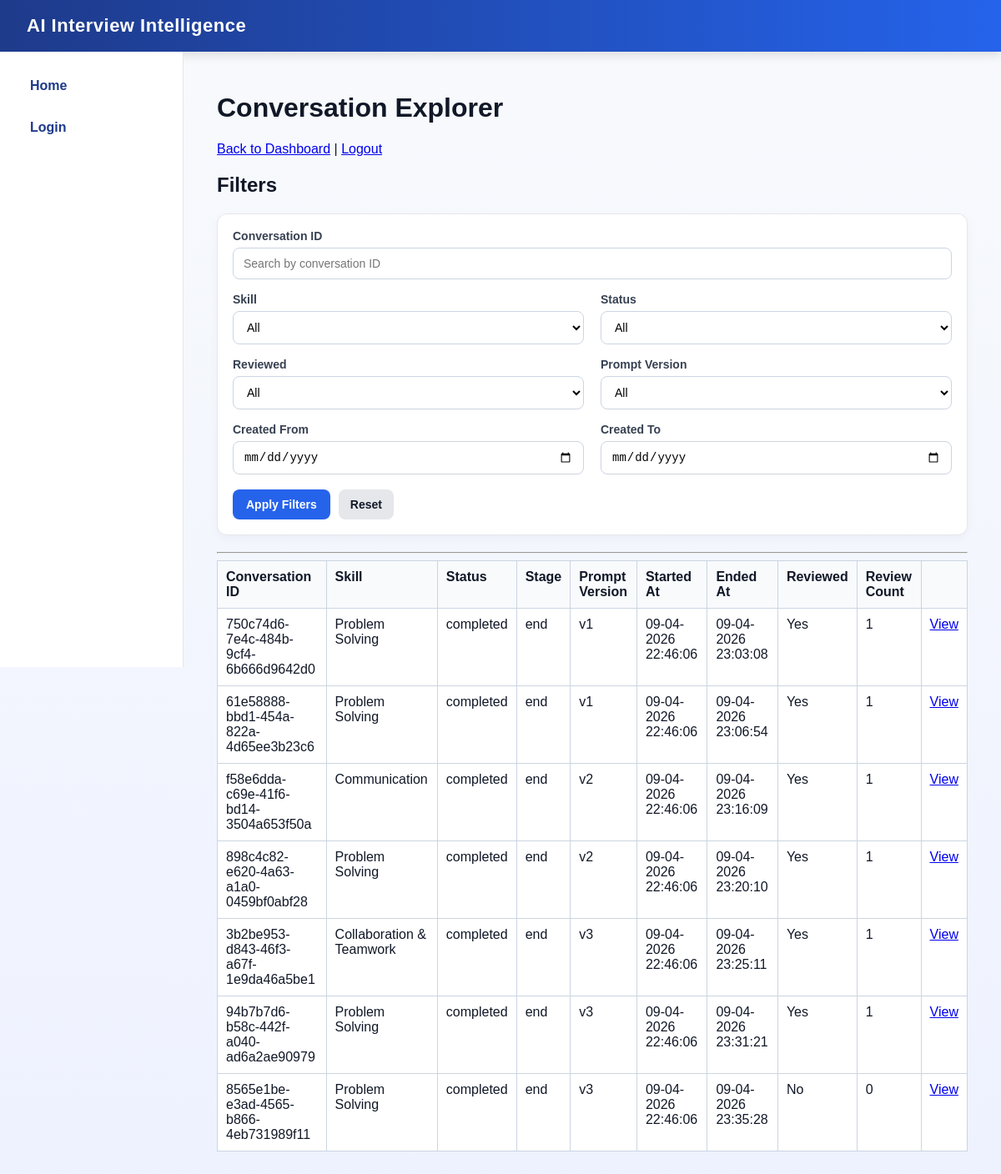
Page /admin/conversations (signed in) on the committed database.
### app/db/models.py (models this page shows)
class Conversation(Base):
    __tablename__ = "conversations"
    id = Column(String, primary_key=True, index=True)
    skill = Column(String, nullable=True)
    status = Column(String, nullable=False, default="ongoing")
    stage = Column(String, nullable=False)
    prompt_version = Column(String, nullable=True)
    state_json = Column(Text, nullable=False)
    created_at = Column(DateTime, default=datetime.now(ZoneInfo("Europe/Rome")).replace(tzinfo=None))
    completed_at = Column(DateTime, nullable=True)
    messages = relationship("Message", back_populates="conversation", cascade="all, delete-orphan")
    feedback_entries = relationship("Feedback", back_populates="conversation", cascade="all, delete-orphan")

### app/admin/routes.py (the view)
    @router.get("/admin/conversations", response_class=HTMLResponse)
    def conversations_page(
        request: Request,
        db: Session = Depends(get_db),
        conversation_id: str = "",
        skill: str = "",
        status: str = "",
        reviewed: str = "",
        prompt_version: str = "",
        created_from: str = "",
        created_to: str = "",
    ):
        admin_user = request.session.get("admin_user")
        if not admin_user:
            return RedirectResponse(url="/login", status_code=303)
        message = ""
        query = db.query(Conversation)
        exact_match_exists = None
        if conversation_id.strip():
            exact_match_exists = (
                db.query(Conversation)
                .filter(Conversation.id == conversation_id.strip())
                .first()
            )
            query = query.filter(Conversation.id.contains(conversation_id.strip()))
        if skill:
            query = query.filter(Conversation.skill == skill)
        if status:
            query = query.filter(Conversation.status == status)
        if prompt_version:
            query = query.filter(Conversation.prompt_version == prompt_version)
        if created_from:
            try:
                dt_from = datetime.strptime(created_from, "%Y-%m-%d")
                query = query.filter(Conversation.created_at >= dt_from)
            except ValueError:
                pass
        if created_to:
            try:
                dt_to = datetime.strptime(created_to, "%Y-%m-%d")
                dt_to = dt_to.replace(hour=23, minute=59, second=59)
                query = query.filter(Conversation.created_at <= dt_to)
            except ValueError:
                pass
        rows = query.order_by(Conversation.created_at.desc()).all()
        conversations = []
        for c in rows:
            review_count = db.query(Feedback).filter(Feedback.conversation_id == c.id).count()
            is_reviewed = review_count > 0
            if reviewed == "yes" and not is_reviewed:
                continue
            if reviewed == "no" and is_reviewed:
                continue
            conversations.append(
                {
                    "id": c.id,
                    "skill": c.skill or "-",
                    "status": c.status,
                    "stage": c.stage,
                    "prompt_version": c.prompt_version or "-",
                    "created_at": c.created_at.strftime("%d-%m-%Y %H:%M:%S") if c.created_at else "-",
                    "completed_at": c.completed_at.strftime("%d-%m-%Y %H:%M:%S") if c.completed_at else "-",
                    "reviewed": is_reviewed,
                    "review_count": review_count,
                }
            )
        if conversation_id.strip() and not exact_match_exists:
            message = f"Conversation ID not found: {conversation_id.strip()}"
            logger.warning("Conversation search ID not found: %s", conversation_id.strip())
        available_skills = [
            "Problem Solving",
            "Communication",
            "Collaboration & Teamwork",
        ]
        available_prompt_versions = [
            p[0] for p in db.query(Conversation.prompt_version).distinct().all() if p[0]
        ]
        return templates.TemplateResponse(
            request=request,
            name="conversations.html",
            context={
                "admin_user": admin_user,
                "conversations": conversations,
                "message": message,
                "filters": {
                    "conversation_id": conversation_id,
                    "skill": skill,
                    "status": status,
                    "reviewed": reviewed,
                    "prompt_version": prompt_version,
                    "created_from": created_from,
                    "created_to": created_to,
                },
                "available_skills": available_skills,
                "available_prompt_versions": available_prompt_versions,
            },
        )

### app/ui/templates/conversations.html (shortened to what this page needs)
{% extends "base.html" %}
{% block content %}
<h1>Conversation Explorer</h1>
<p>
    <a href="/admin">Back to Dashboard</a> |
    <a href="/logout">Logout</a>
</p>
<h2>Filters</h2>
<form method="get" action="/admin/conversations" class="filter-form">
    <div class="filter-full">
        <label for="conversation_id">Conversation ID</label>
        <input
            type="text"
            id="conversation_id"
            name="conversation_id"
            placeholder="Search by conversation ID"
            value="{{ filters.conversation_id }}"
        >
    </div>
    <div class="filter-grid">
        <div class="filter-item">
            <label for="skill">Skill</label>
            <select id="skill" name="skill">
                <option value="">All</option>
            </select>
        </div>
        <div class="filter-item">
            <label for="status">Status</label>
            <select id="status" name="status">
                <option value="">All</option>
            </select>
        </div>
        <div class="filter-item">
            <label for="reviewed">Reviewed</label>
            <select id="reviewed" name="reviewed">
                <option value="">All</option>
            </select>
        </div>
        <div class="filter-item">
            <label for="prompt_version">Prompt Version</label>
            <select id="prompt_version" name="prompt_version">
                <option value="">All</option>
            </select>
        </div>
        <div class="filter-item">
            <label for="created_from">Created From</label>
            <input
                type="date"
                id="created_from"
                name="created_from"
                value="{{ filters.created_from }}"
            >
        </div>
        <div class="filter-item">
            <label for="created_to">Created To</label>
            <input
                type="date"
                id="created_to"
                name="created_to"
                value="{{ filters.created_to }}"
            >
        </div>
    </div>
    <div class="filter-actions">
        <button type="submit" class="filter-btn">Apply Filters</button>
        <a href="/admin/conversations" class="reset-btn">Reset</a>
    </div>
</form>
<hr>
<table border="1" cellpadding="8" cellspacing="0">
    <thead>
        <tr>
            <th>Conversation ID</th>
            <th>Skill</th>
            <th>Status</th>
            <th>Stage</th>
            <th>Prompt Version</th>
            <th>Started At</th>
            <th>Ended At</th>
            <th>Reviewed</th>
            <th>Review Count</th>
            <th></th>
        </tr>
    </thead>
    <tbody>
        {% for c in conversations %}
        <tr>
            <td>{{ c.id }}</td>
            <td>{{ c.skill }}</td>
            <td>{{ c.status }}</td>
            <td>{{ c.stage }}</td>
            <td>{{ c.prompt_version }}</td>
            <td>{{ c.created_at }}</td>
            <td>{{ c.completed_at }}</td>
            <td>{% if c.reviewed %}Yes{% else %}No{% endif %}</td>
            <td>{{ c.review_count }}</td>
            <td><a href="/admin/conversations/{{ c.id }}">View</a></td>
        </tr>
        {% endfor %}
    </tbody>
</table>
{% endblock %}

### app/ui/static/style.css (style rules this page uses)
body { margin: 0; font-family: Arial, sans-serif; background: linear-gradient(180deg, #f8fafc, #eef2ff); color: #111827; }
input[type="text"], input[type="password"], input[type="date"], select, textarea { width: 100%; max-width: 100%; box-sizing: border-box; padding: 10px 12px; border: 1px solid #cbd5e1; border-radius: 8px; font-size: 14px; background: white; }
table { width: 100%; border-collapse: collapse; background: white; }
th, td { border: 1px solid #cbd5e1; padding: 10px; vertical-align: top; text-align: left; }
th { background: #f8fafc; }
.filter-form { background: #ffffff; border: 1px solid #e5e7eb; border-radius: 12px; padding: 18px; margin-bottom: 20px; box-shadow: 0 4px 12px rgba(15, 23, 42, 0.04); }
.filter-full { margin-bottom: 16px; }
.filter-grid { display: grid; grid-template-columns: 1fr 1fr; gap: 16px 20px; margin-bottom: 18px; }
.filter-item, .filter-full { display: flex; flex-direction: column; }
.filter-item label, .filter-full label { font-size: 14px; font-weight: 600; margin-bottom: 6px; color: #374151; }
.filter-form input, .filter-form select { padding: 10px 12px; border: 1px solid #cbd5e1; border-radius: 8px; font-size: 14px; background: white; box-sizing: border-box; width: 100%; }
.filter-actions { display: flex; gap: 10px; align-items: center; }
.filter-btn { padding: 10px 16px; background-color: #2563eb; color: white; border: none; border-radius: 8px; cursor: pointer; font-size: 14px; font-weight: 600; }
.reset-btn { padding: 10px 14px; background: #e5e7eb; border-radius: 8px; text-decoration: none; color: #111827; font-size: 14px; font-weight: 600; display: inline-block; }

### rows in the picture
Conversation: id "750c74d6-7e4c-484b-9cf4-6b666d9642d0", skill "Problem Solving", status "completed", stage "end", prompt_version "v1", created_at "09-04-2026 22:46:06", completed_at "09-04-2026 23:03:08", shows "Yes", review_count "1"
Conversation: id "61e58888-bbd1-454a-822a-4d65ee3b23c6", skill "Problem Solving", status "completed", stage "end", prompt_version "v1", created_at "09-04-2026 22:46:06", completed_at "09-04-2026 23:06:54", shows "Yes", review_count "1"
Conversation: id "f58e6dda-c69e-41f6-bd14-3504a653f50a", skill "Communication", status "completed", stage "end", prompt_version "v2", created_at "09-04-2026 22:46:06", completed_at "09-04-2026 23:16:09", shows "Yes", review_count "1"
Conversation: id "898c4c82-e620-4a63-a1a0-0459bf0abf28", skill "Problem Solving", status "completed", stage "end", prompt_version "v2", created_at "09-04-2026 22:46:06", completed_at "09-04-2026 23:20:10", shows "Yes", review_count "1"
Conversation: id "3b2be953-d843-46f3-a67f-1e9da46a5be1", skill "Collaboration & Teamwork", status "completed", stage "end", prompt_version "v3", created_at "09-04-2026 22:46:06", completed_at "09-04-2026 23:25:11", shows "Yes", review_count "1"
Conversation: id "94b7b7d6-b58c-442f-a040-ad6a2ae90979", skill "Problem Solving", status "completed", stage "end", prompt_version "v3", created_at "09-04-2026 22:46:06", completed_at "09-04-2026 23:31:21", shows "Yes", review_count "1"
Conversation: id "8565e1be-e3ad-4565-b866-4eb731989f11", skill "Problem Solving", status "completed", stage "end", prompt_version "v3", created_at "09-04-2026 22:46:06", completed_at "09-04-2026 23:35:28", shows "No", review_count "0"
